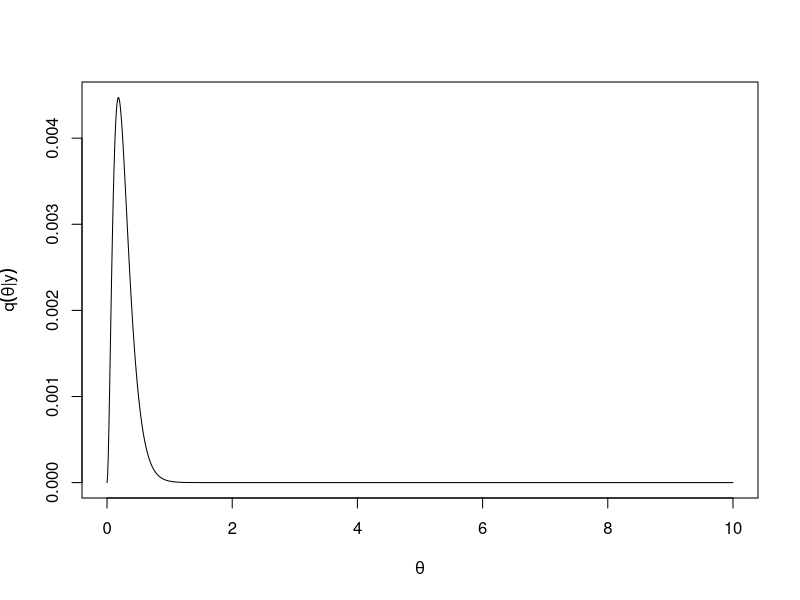

This chart was generated by the following R code:
# An example of finding the posterior mean
# From an unnormalized density

# Data distribution: y_1, ..., y_n | \theta ~ i.i.d Poisson(theta)
# Prior distribution: theta ~ Exp(1)

# Generate some synthetic data
# poisson with mean of 0.5
# in practice, we just have some data
set.seed(3) # for reproducibility
y = rpois(10, lambda = 0.5)

# unnormalized posterior
qtheta = function(theta, y) {
  prod(dpois(y, lambda = theta)) * dexp(theta, rate = 1)
}

# vectorize qtheta
vqtheta = Vectorize(qtheta, vectorize.args = "theta")
# plot of unnormalized posterior
mytheta = seq(0, 10, len = 1000)
plot(mytheta, vqtheta(mytheta, y = y), type = "l",
     xlab = expression(theta), ylab = expression(q(theta*"|"*y)))

# determine normalizing constant deterministically
# plot above suggests 10 is adequate
# Note: From integrate documentation
# f must accept a vector of inputs and
# produce a vector of function evaluations at
# those points. The Vectorize function may be
# helpful to convert f to this form.
(const = integrate(f = vqtheta, lower = 0, upper = 10, y = y))

# posterior density function
dpost = function(theta, y) {
  qtheta(theta, y)/const$value
}

# vectorized version of dpost for integrate function
vdpost = Vectorize(dpost, vectorize.args = "theta")

# double-check that posterior is proper!
integrate(vdpost, lower = 0, upper = 10, y = y)

# determine mean of posterior
# define function to integrate over to find the posterior mean
e = function(theta) {
  theta * vdpost(theta, y = y)
}

# Mean of posterior
integrate(e, 0, 10)

# the true mean is
a = 1 + sum(y)
b = 1 + length(y)
a/b
